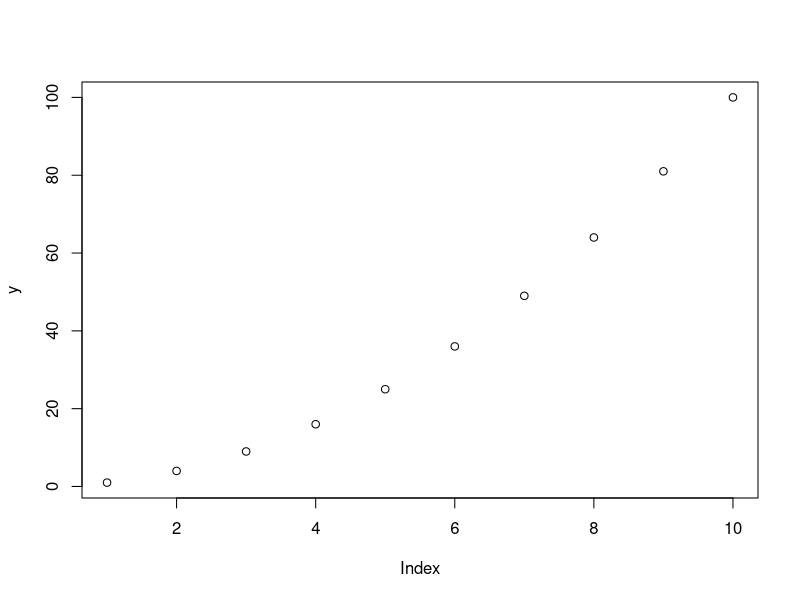
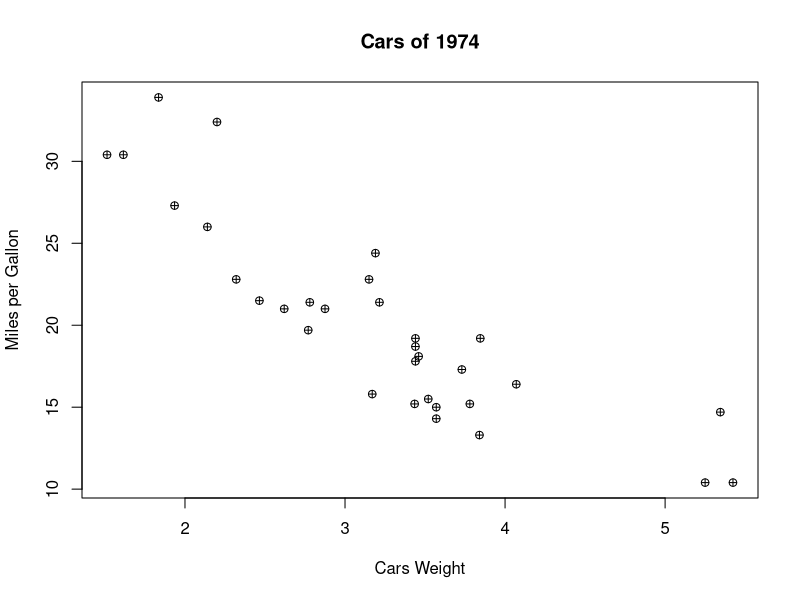
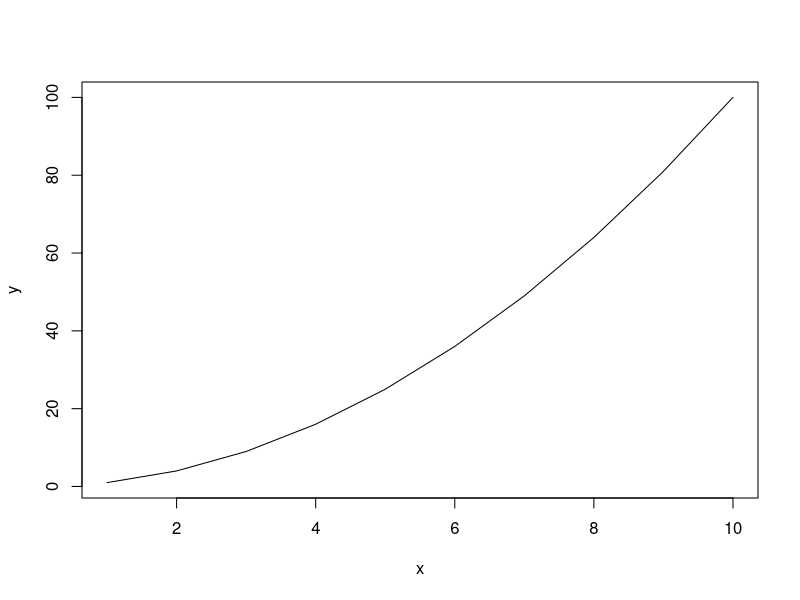
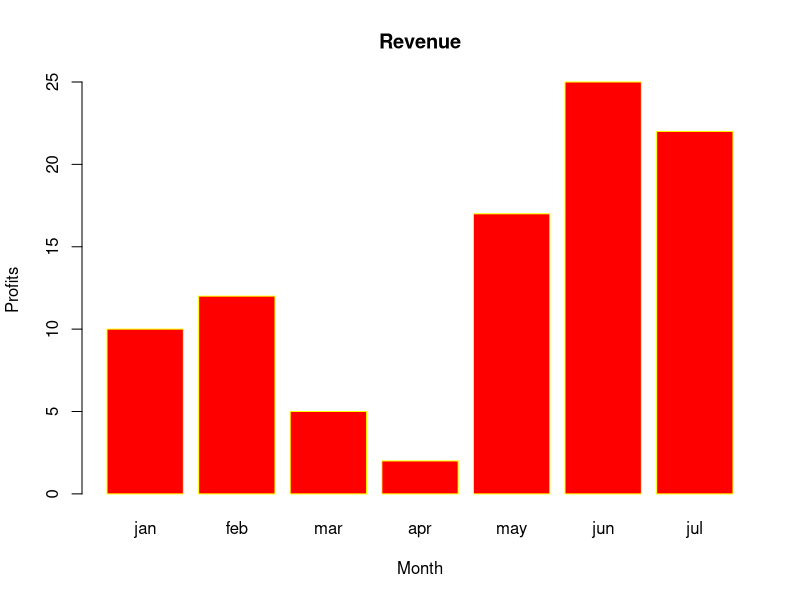

Generate these figures, in order, with R:
# Scatter Plot
x = 1:10
y = x^2
plot(y)

# Using R's inbuilt dataset 'mtcars'
plot(mtcars$wt, mtcars$mpg, main = "Cars of 1974", xlab = "Cars Weight", ylab = "Miles per Gallon", pch = 10)
# First parameneter we keep is that of the x axis and the second is of y axis
# xlab and ylab allows us to name the axis
# pch corressponds to different shapes for the points on the graph


# Line Plot 
plot(x, y, type = 'l')


# Bar Plot
# Syntax of bar plot - 
# barplot(H, names.arg, xlab, ylab, main, names.arg, col)
# H is the height of the individual bar plots
# names.arg is the names to be display below the individual bar plots
# col allows us to define the color of the bar graphs
# border allows us to specify the color of the border of the bar plots
H = c(10, 12, 5, 2, 17, 25, 22)
m = c("jan", "feb", "mar", "apr", "may", "jun", "jul")
barplot(H, names.arg = m, xlab = "Month", ylab = "Profits", main = "Revenue", col = "red", border = "yellow")

